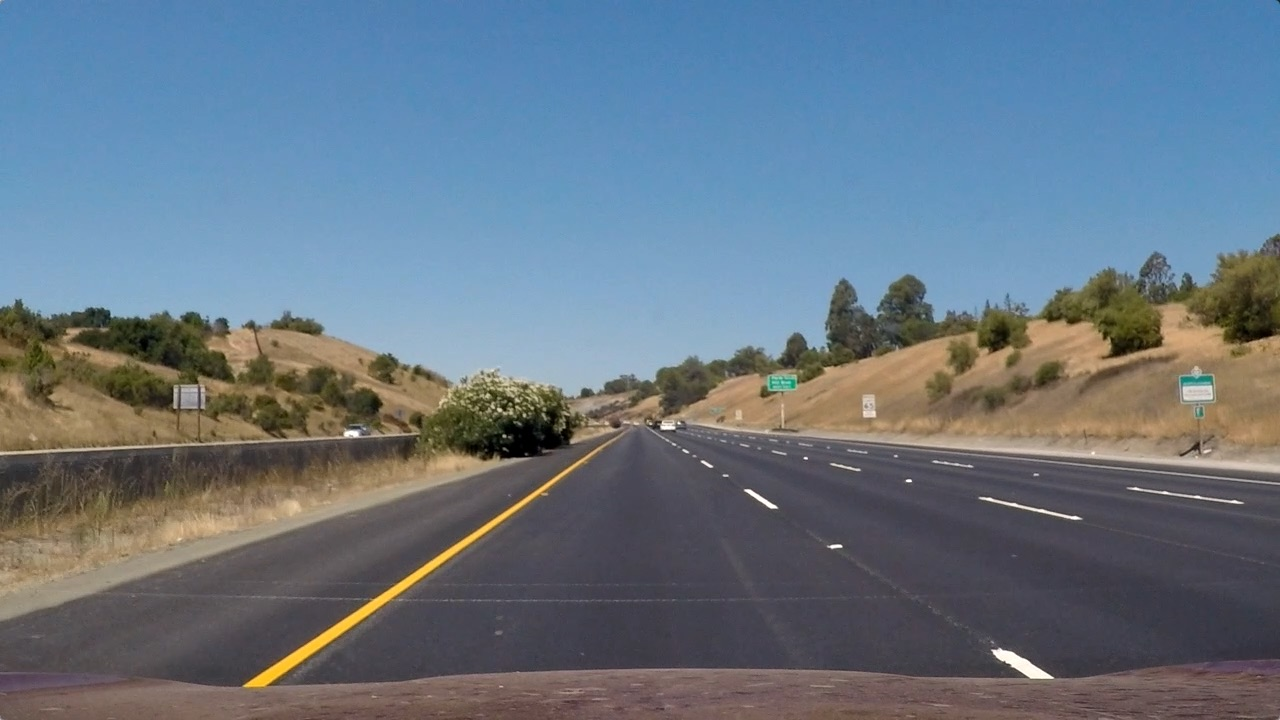
#> input picture test_images/straight_lines1.jpg, 1280 x 720 px
$ jupyter execute 2_perspective_transformation.ipynb
#> lines starting #> are read from the running program, lines starting #| are printed output that depends on the picture; after the words box and inside, x2 and y2 are one past the last pixel; in counts of white or black regions, pixels touching at a corner belong together
### src/utility.py
import cv2
import numpy as np
import matplotlib.pyplot as plt
from src.calibration import *
from src.transform import *


def draw_roi(img: np.ndarray, points: np.ndarray, color: tuple = (255, 0, 0)):
    """Draws the boundry of a region of interest on the image

    Parameters
    ----------
    img : array_like
        The image with the boundried to be drawn on
    points : array_like
        An array containing the the x and y coordinates of the
        vertices for the boundry
        Example: np.array([[(x1, y1), (x2, y2), (x3, y3)]])
    color : tuple
        A tuple containing the RGB values (respectively) for the boundry
        color

    Returns
    -------
    result : array_like
        The original image with the drawn ROI boundries
    """

    for point in points:
        for x, y in point:
            cv2.circle(img, (x, y), radius = 10, color = color, thickness = -1)

    result = cv2.polylines(img, points, True, color, thickness=5)

    return result


def plot_channels(dict: dict, title: str, cmap: str = 'gray', nrows: int = 1, ncols: int = 3, figsize: tuple = (12, 3)):
    """Plots the colour channels of a given colour space.

    Parameters
    ----------
    dict : dict
        A dictionary containing channel titles (keys) and arrays (values).
    title : str
        The title to display on the plot.
    cmap : str
        The colourmap as per matplotlib's standard.
    nrows : int, optional
        Number of rows in the plot, by default 1.
    ncols : int, optional
        Number of columns (number of channels) in the plot, by default 3.
    figsize : tuple, optional
        Figure size in inches, by default (12, 3)
    """

    fig, axs = plt.subplots(nrows=nrows, ncols=ncols, figsize=figsize)

    if ncols > 1:
        axs = axs.flatten()
        for channel, ax in zip(dict, axs):
            ax.imshow(dict[channel], cmap=cmap)
            ax.title.set_text(channel)
            ax.axis(False)
    else:
        axs.imshow(list(dict.values())[0], cmap=cmap)
    fig.suptitle(title)
    plt.show()


# [85 lines left out: functions get_bev, plot_row_images, binary_threshold, not called in this run]

### 2_perspective_transformation.ipynb
# **Image Transformation**

This book will explore using `OpenCV` to transform a front-view image taken from a vehicle into a bird-eye view of the lane ahead.

## **Imports**

[cell 1]
import cv2
import matplotlib.pyplot as plt
import numpy as np

from src.utility import *

## **Motivation**

Imagine standing in the middle of a long stretch of road. The is a solid lane marker to your left and right that extends the entire length of the road. As you focus on the middle portion of the road, you'll see that the lane lines look almost like they are converging though you know they run parallel. We can see the same phenomenon with pictures taken from cameras. For example, let's take a look at a test image. Pay attention to how the lane lines seem to converge the further out they go.

<div>

</div>

The point in the horizon that the lines seem to converge to is known as the vanishing point and the reason as to why they seem to converge has to do with diminution. That is the further out we look, the smaller the objects look resulting in a converging perspective.

This is great and all, but what does it have to do with our computer vision application? Well we inherently know that though they may look it, the lines do not converge. Though we may be able to detect lines from this perspective, if we want to include any measurements (distance, radius, etc.) the results will not be as precise as having a top-down image. This image transformation becomes much more useful as the the degree of complexity increases. If we wanted to do path planning or lane centering, it is intuitively easier to plan a trajectory with a top-down view instead of from the front. The angle and position of the camera can vary from car to car as well and if we can reliably transform the image to top-down, the issues from the varying perspectives disappear. In any case, the flatter the image of the road is, the better we can estimate.

## **Region of Interest**

Before we start with the transformation though, we need to define what region of this image is important to us. The lane detection algorithm relies on the colour (and to a degree contrast) difference between the lane markers and the road surface. The front view contains a myriad of colours and details, most of which are of no interest to us. The sky is not relevant, neither is anything outside of the vehicle's lane boundaries (for our application). The only region in the image that is important to us is the lane ahead of the vehicle and we can define this region as the **region of interest (ROI)**. Let's look at our image and define a set of points that contains our ROI.

[cell 2]
# Load in image and convert to RGB
orig_img = cv2.imread('test_images/straight_lines1.jpg')
#> orig_img is the input picture: shape (720, 1280, 3); mean B, G, R 131.2, 117.7, 103.2
img = cv2.cvtColor(orig_img, cv2.COLOR_BGR2RGB)

# Define the ROI vertices as coordinates (x, y)
roi_points = np.int32([[
    (550, 460),
    (150, 720),
    (1200, 720),
    (770, 460)
]])

# Call the function to draw the ROI on the image
img = draw_roi(img, roi_points, (255, 0, 0))
#> after the loop in draw_roi, `for point in points:`:
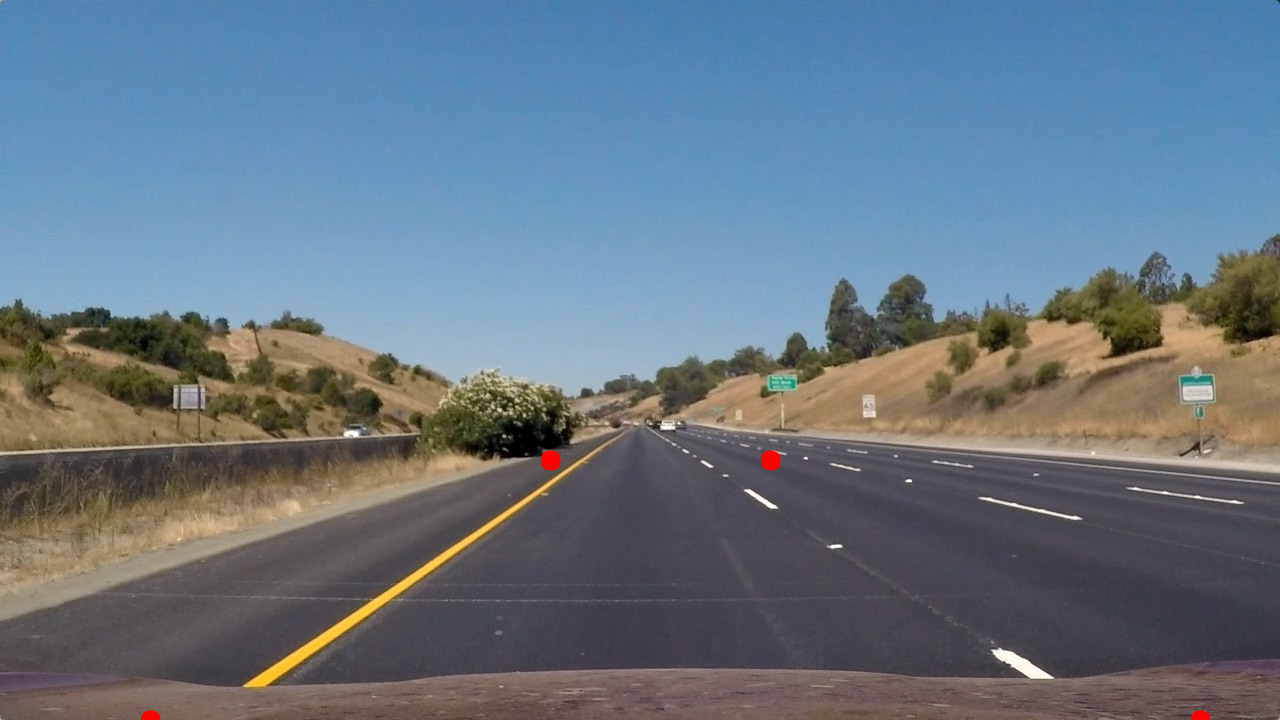
#> img: shape (720, 1280, 3); mean R, G, B 103.3, 117.6, 131.1

plt.imshow(img)

The width and depth of the ROI doesn't matter too much in this case. We just want to make sure that we encapsulate the lane markers and give ourselves enough of a buffer to work with, without introducing excess noise. Once or twice I had to tweak the ROI points when the lane detection algorithm wasn't working. Sometimes there would be large gaps where lane markers didn't exist, or there wasn't enough contrast between the road and the markings where the asphalt was lighter. Increasing the depth helped remedy that as it allowed more lane markers to enter the ROI at the expense of added noise. Also in cases of unfavorable road surface conditions and curves, a narrow ROI might not capture the curvature of the road. Two wide and you have the chance of adding noise in the form of foreign objects on the shoulder or other vehicles in the other lanes. The best ROI is picked where you can get the most lane marker information without excess noise.

## **Bird's Eye View**

Now that we have our ROI, we can use `OpenCV` to perform an [image transform](https://docs.opencv.org/4.x/da/d54/group__imgproc__transform.html). Without explaining the math behind it, the idea is to create source points (our ROI points) from the original image and destination points which define the top-down image vertices. Finding the destination points ins not an easy task. In some cases there can be a strategy behind it, in other cases it's just trial and error. This is an important step as it defines the quality of the image that will be used to detect the lane lines. These points make up our transformation matrix which will be used to transform the perspective of all of our images.

[cell 3]
# Reshaping ROI points to work with OpenCV
src_points = np.float32(roi_points.reshape(-1, 2))

# Destination points
dst_points = np.float32([
    (100, 0),
    (100, 750),
    (1100, 750),
    (1100, 0)
])

# Get transformation matrix
matrix = cv2.getPerspectiveTransform(src_points, dst_points)
#> matrix = [[-0.801, -1.49, 1107.4], [-1.33e-15, -2.43, 1116], [-1.97e-18, -0.00256, 1]]

OpenCV makes it simple to apply the transformation with a single function call using the previously found matrix.

[cell 4]
# Transform from front-view to top-view
result = cv2.warpPerspective(orig_img, matrix, (orig_img.shape[1], orig_img.shape[0]))
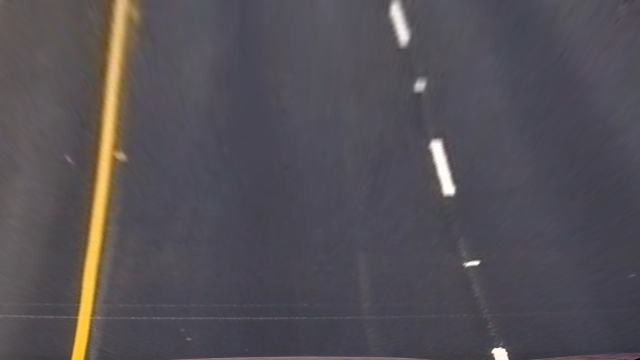
#> result: shape (720, 1280, 3) (shown at 1/2 size); mean B, G, R 85.5, 79.5, 83.7
result = cv2.cvtColor(result, cv2.COLOR_BGR2RGB)

plt.imshow(result)

Great! We have the top-down (I sometimes refer to this as bird's-eye-view) of the lane ahead of us. You might notice that we still have perspective distortion where the lines appear to be converging the further they get. If you play around with the transformation enough, you'll end up with a better perspective that has less distortion, though it likely won't be perfect. Now that we transformed the perspective, the next step is to threshold the image to separate the lane markers from the road.

## **Thresholding**

Though we have the bird's eye view of the road ahead, we still need to do a bit more image processing before curve detection. Right now our image is coloured which makes it difficult to separate the features we are interested in from the background. It would be better to work with a binary image where the background is black and the lane lines are white. Instead of using a RGB image, we can explore using `HLS` (hue, lightness, saturation) or `HSV` (hue, saturation, value) colour spaces. Let's see what each one actually represents.

### **HLS**

1) **Hue**

    The hue channel represents the colours in the image as an angle of the standardized colour wheel. Where 0/360 is red, 120 is green, and 240 is blue.

2) **Lightness**

    The lightness channel represents the overall brightness of the image from black (0) to white (1). In essence, this channel describes the shadows and highlights of an image.

3) **Saturation**

    The saturation channel represents the purity of the colors in the image. It ranges from a middle-grey (0) to the purist possibility (1). This channel is useful for image segmentation based on objects that are highly vivid and/or dull.

### **HSV**

1) **Hue**

    This channel is the exact same for both colour spaces.

2) **Saturation**

    Similar to HSL, the saturation channel describes the purity of the colours. However, the values range from white (0%) to the purist possibility (100%) instead.

3) **Value**

    The value channel describes the brightness of the colours ranging from the darkest (0%) and purist (100%) values of the colours.

From reading this you might feel like the two colour spaces are similar, however there are some intricate differences in how each space can be used. You can explore this topic more in this well-structured [article](https://www.tobiamontanari.com/hsl-and-hsv-explained-which-color-model-should-you-use/). Let's take a look at each channel from both color spaces using our bird's-eye view image.

[cell 5]
hls = cv2.cvtColor(result, cv2.COLOR_RGB2HLS)
#> hls: shape (720, 1280, 3); mean of channels 0, 1, 2 119.3, 83.6, 21.7
hsv = cv2.cvtColor(result, cv2.COLOR_RGB2HSV)
#> hsv: shape (720, 1280, 3); mean H, S, V 119.3, 34.9, 90.5

hls_dict = {
    'Hue' : hls[:,:,0],
    'Lightness' : hls[:,:,1],
    'Saturation' : hls[:,:,2]
}

hsv_dict = {
    'Hue' : hsv[:,:,0],
    'Saturation' : hsv[:,:,1],
    'Value' : hsv[:,:,2]
}

plot_channels(hls_dict, title='HLS Colour Space Channels')
#> the loop in plot_channels, `for channel, ax in zip(dict, axs):` made 3 passes
#> channel on passes 1 to 3: 'Hue', 'Lightness', 'Saturation'
#> in plot_channels, `plt.show()`:
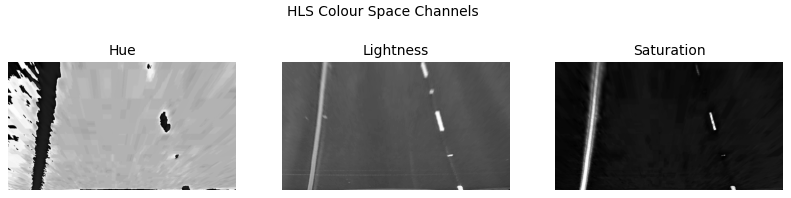
#> figure drawn by matplotlib, 3 panels
plot_channels(hsv_dict, title='HSV Colour Space Channels')
#> call 2 of plot_channels, with title = 'HSV Colour Space Channels', cmap = 'gray', nrows = 1, ncols = 3, figsize = (12, 3)
#> the loop in plot_channels (call 2), `for channel, ax in zip(dict, axs):` made 3 passes
#> in plot_channels (call 2), `plt.show()`:
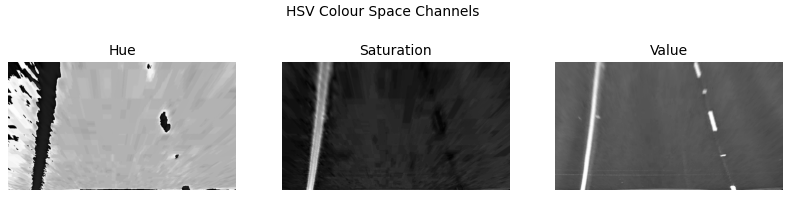
#> figure drawn by matplotlib, 3 panels

From the outputs above it seems like both the `Value` channel from the `HSV` colour space and the `Lightness` channel from `HLS` are doing a good job at separating the lane lines from the road. Though the outputs are similar, the biggest difference is tha the left solid line is more intense in the Value channel as compared to the Light channel. Remember that the Value channel looks at the brightness of the colours from dark to the **purest** value and the lightness channel looks at the brightness from dark to **white**. Meaning that if we are going to have coloured lines (and markings) on the road, it would be better to go with the Value channel.

### **Binary Thresholding**

We now have an image that gives us a good foundation to move forward. The next step is to take this image and transform it into a binary representation where the pixel we keep are determined using a threshold range. Note that we want to keep only the brightest pixels and that the Value channels pixel intensities range from 0 (least-intense) to 255 (most-intense). Knowing this we can specify a range of intensities from which only the pixels in that range will be kept. Let's try out a range of 200 to 255.

[cell 6]
test = np.zeros_like(hsv[:,:,0])
test[(hsv[:,:,0] >= 20) & (hsv[:,:,0] <= 30)] = 1
plt.imshow(test, cmap='gray')
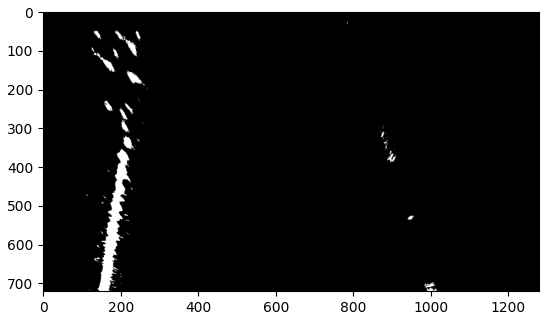
#> figure drawn by matplotlib, 1 panel

[cell 7]
v_channel = hsv_dict['Value']
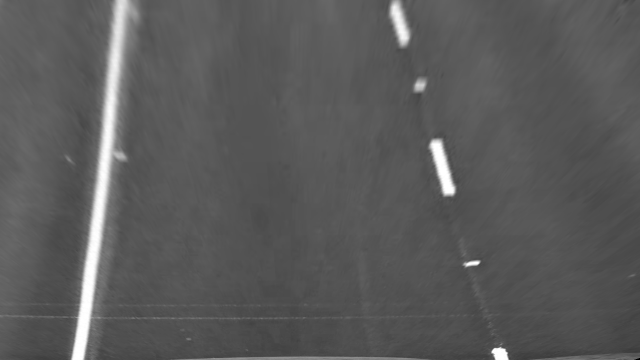
#> v_channel: shape (720, 1280) (shown at 1/2 size); min 0, max 255, mean 90.5
thresh = (210, 255)

output = np.zeros_like(v_channel)
output[(v_channel >= thresh[0]) & (v_channel <= thresh[1])] = 1

plt.imshow(output, cmap='gray')
plt.imsave('book_images/threshold.png', output, cmap='gray')
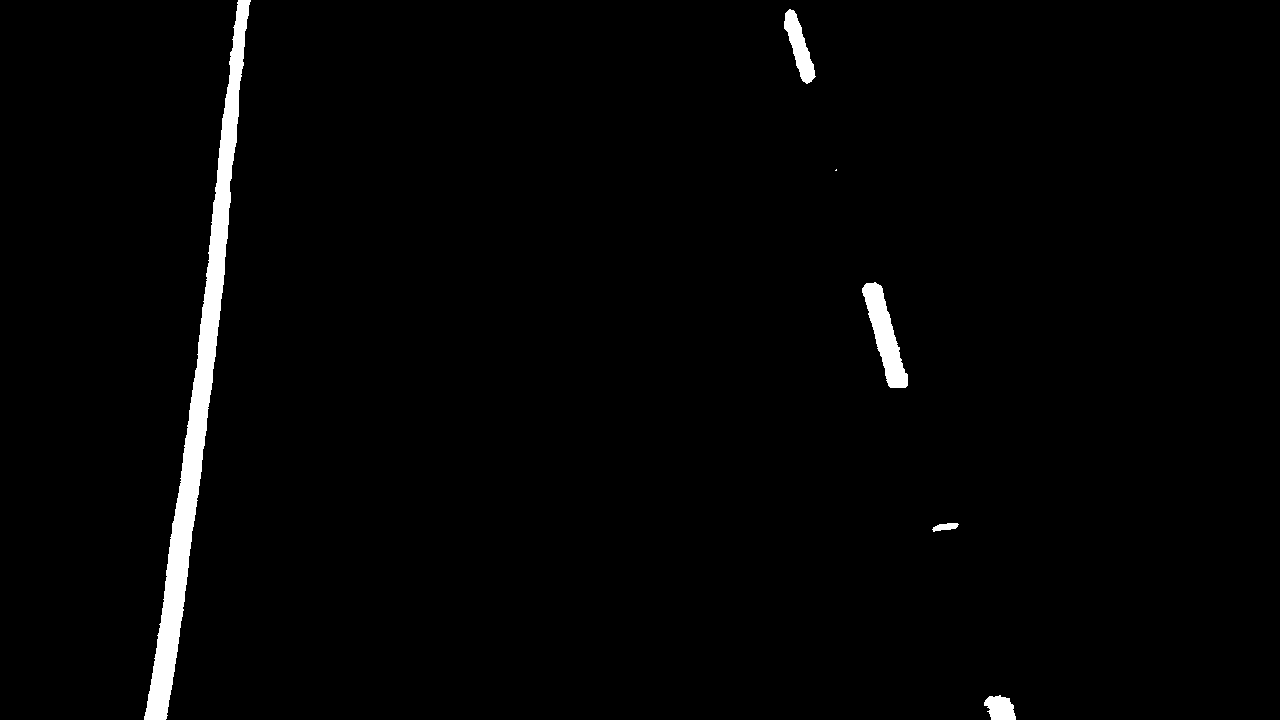
#> saved as threshold.png: shape (720, 1280, 3); 1.8% white; 6 white regions (1 under 20 px), largest, box (x1, y1, x2, y2) and area: (144, 0, 251, 720) 12989, (862, 282, 908, 388) 2112, (784, 9, 816, 84) 1066, (984, 695, 1016, 720) 595, (932, 523, 959, 532) 151
